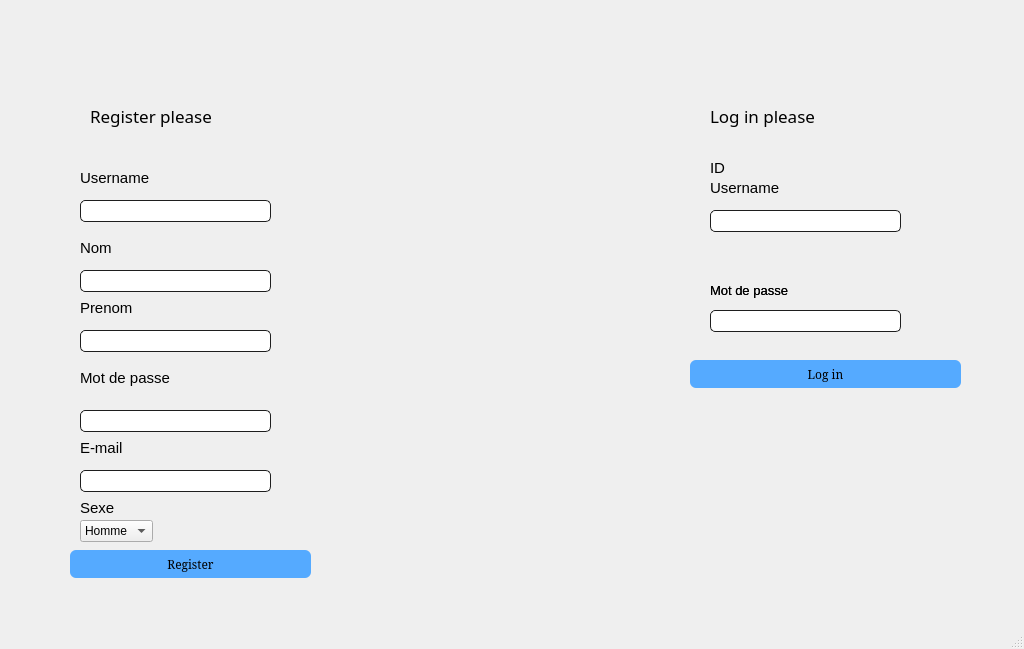
<?xml version="1.0" encoding="UTF-8"?>
<ui version="4.0">
 <class>MainWindow</class>
 <widget class="QMainWindow" name="MainWindow">
  <property name="geometry">
   <rect>
    <x>0</x>
    <y>0</y>
    <width>1024</width>
    <height>649</height>
   </rect>
  </property>
  <property name="windowTitle">
   <string>MainWindow</string>
  </property>
  <widget class="QWidget" name="centralwidget">
   <widget class="QLabel" name="label">
    <property name="geometry">
     <rect>
      <x>710</x>
      <y>160</y>
      <width>56</width>
      <height>16</height>
     </rect>
    </property>
    <property name="font">
     <font>
      <pointsize>11</pointsize>
     </font>
    </property>
    <property name="styleSheet">
     <string notr="true">background-color: rgb(255, 255, 255,0);</string>
    </property>
    <property name="text">
     <string>ID</string>
    </property>
   </widget>
   <widget class="QLabel" name="label_2">
    <property name="geometry">
     <rect>
      <x>710</x>
      <y>280</y>
      <width>111</width>
      <height>21</height>
     </rect>
    </property>
    <property name="font">
     <font>
      <pointsize>10</pointsize>
     </font>
    </property>
    <property name="styleSheet">
     <string notr="true">background-color: rgb(255, 255, 255,0);</string>
    </property>
    <property name="text">
     <string>Mot de passe</string>
    </property>
   </widget>
   <widget class="QLabel" name="label_3">
    <property name="geometry">
     <rect>
      <x>0</x>
      <y>160</y>
      <width>1071</width>
      <height>671</height>
     </rect>
    </property>
    <property name="text">
     <string/>
    </property>
    <property name="pixmap">
     <pixmap>../../../Downloads/wallpaperflare.com_wallpaper (1).jpg</pixmap>
    </property>
    <property name="scaledContents">
     <bool>true</bool>
    </property>
   </widget>
   <widget class="QLabel" name="label_formulaire_3">
    <property name="geometry">
     <rect>
      <x>90</x>
      <y>100</y>
      <width>181</width>
      <height>31</height>
     </rect>
    </property>
    <property name="palette">
     <palette>
      <active>
       <colorrole role="Button">
        <brush brushstyle="SolidPattern">
         <color alpha="0">
          <red>255</red>
          <green>255</green>
          <blue>255</blue>
         </color>
        </brush>
       </colorrole>
       <colorrole role="Base">
        <brush brushstyle="SolidPattern">
         <color alpha="0">
          <red>255</red>
          <green>255</green>
          <blue>255</blue>
         </color>
        </brush>
       </colorrole>
       <colorrole role="Window">
        <brush brushstyle="SolidPattern">
         <color alpha="0">
          <red>255</red>
          <green>255</green>
          <blue>255</blue>
         </color>
        </brush>
       </colorrole>
      </active>
      <inactive>
       <colorrole role="Button">
        <brush brushstyle="SolidPattern">
         <color alpha="0">
          <red>255</red>
          <green>255</green>
          <blue>255</blue>
         </color>
        </brush>
       </colorrole>
       <colorrole role="Base">
        <brush brushstyle="SolidPattern">
         <color alpha="0">
          <red>255</red>
          <green>255</green>
          <blue>255</blue>
         </color>
        </brush>
       </colorrole>
       <colorrole role="Window">
        <brush brushstyle="SolidPattern">
         <color alpha="0">
          <red>255</red>
          <green>255</green>
          <blue>255</blue>
         </color>
        </brush>
       </colorrole>
      </inactive>
      <disabled>
       <colorrole role="Button">
        <brush brushstyle="SolidPattern">
         <color alpha="0">
          <red>255</red>
          <green>255</green>
          <blue>255</blue>
         </color>
        </brush>
       </colorrole>
       <colorrole role="Base">
        <brush brushstyle="SolidPattern">
         <color alpha="0">
          <red>255</red>
          <green>255</green>
          <blue>255</blue>
         </color>
        </brush>
       </colorrole>
       <colorrole role="Window">
        <brush brushstyle="SolidPattern">
         <color alpha="0">
          <red>255</red>
          <green>255</green>
          <blue>255</blue>
         </color>
        </brush>
       </colorrole>
      </disabled>
     </palette>
    </property>
    <property name="font">
     <font>
      <family>MV Boli</family>
      <pointsize>13</pointsize>
      <weight>50</weight>
      <italic>false</italic>
      <bold>false</bold>
     </font>
    </property>
    <property name="mouseTracking">
     <bool>true</bool>
    </property>
    <property name="styleSheet">
     <string notr="true">font: 13pt &quot;MV Boli&quot;;
background-color: rgb(255, 255, 255,0);
</string>
    </property>
    <property name="frameShadow">
     <enum>QFrame::Plain</enum>
    </property>
    <property name="lineWidth">
     <number>0</number>
    </property>
    <property name="text">
     <string>Register please</string>
    </property>
   </widget>
   <widget class="QLabel" name="label_formulaire">
    <property name="geometry">
     <rect>
      <x>710</x>
      <y>100</y>
      <width>181</width>
      <height>31</height>
     </rect>
    </property>
    <property name="palette">
     <palette>
      <active>
       <colorrole role="Button">
        <brush brushstyle="SolidPattern">
         <color alpha="0">
          <red>255</red>
          <green>255</green>
          <blue>255</blue>
         </color>
        </brush>
       </colorrole>
       <colorrole role="Base">
        <brush brushstyle="SolidPattern">
         <color alpha="0">
          <red>255</red>
          <green>255</green>
          <blue>255</blue>
         </color>
        </brush>
       </colorrole>
       <colorrole role="Window">
        <brush brushstyle="SolidPattern">
         <color alpha="0">
          <red>255</red>
          <green>255</green>
          <blue>255</blue>
         </color>
        </brush>
       </colorrole>
      </active>
      <inactive>
       <colorrole role="Button">
        <brush brushstyle="SolidPattern">
         <color alpha="0">
          <red>255</red>
          <green>255</green>
          <blue>255</blue>
         </color>
        </brush>
       </colorrole>
       <colorrole role="Base">
        <brush brushstyle="SolidPattern">
         <color alpha="0">
          <red>255</red>
          <green>255</green>
          <blue>255</blue>
         </color>
        </brush>
       </colorrole>
       <colorrole role="Window">
        <brush brushstyle="SolidPattern">
         <color alpha="0">
          <red>255</red>
          <green>255</green>
          <blue>255</blue>
         </color>
        </brush>
       </colorrole>
      </inactive>
      <disabled>
       <colorrole role="Button">
        <brush brushstyle="SolidPattern">
         <color alpha="0">
          <red>255</red>
          <green>255</green>
          <blue>255</blue>
         </color>
        </brush>
       </colorrole>
       <colorrole role="Base">
        <brush brushstyle="SolidPattern">
         <color alpha="0">
          <red>255</red>
          <green>255</green>
          <blue>255</blue>
         </color>
        </brush>
       </colorrole>
       <colorrole role="Window">
        <brush brushstyle="SolidPattern">
         <color alpha="0">
          <red>255</red>
          <green>255</green>
          <blue>255</blue>
         </color>
        </brush>
       </colorrole>
      </disabled>
     </palette>
    </property>
    <property name="font">
     <font>
      <family>MV Boli</family>
      <pointsize>13</pointsize>
      <weight>50</weight>
      <italic>false</italic>
      <bold>false</bold>
     </font>
    </property>
    <property name="mouseTracking">
     <bool>true</bool>
    </property>
    <property name="styleSheet">
     <string notr="true">font: 13pt &quot;MV Boli&quot;;
background-color: rgb(255, 255, 255,0);
</string>
    </property>
    <property name="frameShadow">
     <enum>QFrame::Plain</enum>
    </property>
    <property name="lineWidth">
     <number>0</number>
    </property>
    <property name="text">
     <string>Log in please</string>
    </property>
   </widget>
   <widget class="QLabel" name="label_10">
    <property name="geometry">
     <rect>
      <x>80</x>
      <y>370</y>
      <width>121</width>
      <height>16</height>
     </rect>
    </property>
    <property name="font">
     <font>
      <pointsize>11</pointsize>
     </font>
    </property>
    <property name="styleSheet">
     <string notr="true">background-color: rgb(255, 255, 255,0);</string>
    </property>
    <property name="text">
     <string>Mot de passe</string>
    </property>
   </widget>
   <widget class="QLineEdit" name="MDP">
    <property name="geometry">
     <rect>
      <x>80</x>
      <y>410</y>
      <width>191</width>
      <height>22</height>
     </rect>
    </property>
    <property name="styleSheet">
     <string notr="true">background-color: rgb(255, 255, 255);
    padding: 1px;
    border-style: solid;
    border: 1px solid #1e1e1e;
    border-radius: 5;
</string>
    </property>
    <property name="echoMode">
     <enum>QLineEdit::Password</enum>
    </property>
   </widget>
   <widget class="QLineEdit" name="Name">
    <property name="geometry">
     <rect>
      <x>80</x>
      <y>270</y>
      <width>191</width>
      <height>22</height>
     </rect>
    </property>
    <property name="styleSheet">
     <string notr="true">background-color: rgb(255, 255, 255);
    padding: 1px;
    border-style: solid;
    border: 1px solid #1e1e1e;
    border-radius: 5;
</string>
    </property>
   </widget>
   <widget class="QLabel" name="label_9">
    <property name="geometry">
     <rect>
      <x>80</x>
      <y>300</y>
      <width>71</width>
      <height>16</height>
     </rect>
    </property>
    <property name="font">
     <font>
      <pointsize>11</pointsize>
     </font>
    </property>
    <property name="styleSheet">
     <string notr="true">background-color: rgb(255, 255, 255,0);</string>
    </property>
    <property name="text">
     <string>Prenom</string>
    </property>
   </widget>
   <widget class="QLineEdit" name="MDP_3">
    <property name="geometry">
     <rect>
      <x>710</x>
      <y>310</y>
      <width>191</width>
      <height>22</height>
     </rect>
    </property>
    <property name="styleSheet">
     <string notr="true">background-color: rgb(255, 255, 255);
    padding: 1px;
    border-style: solid;
    border: 1px solid #1e1e1e;
    border-radius: 5;
</string>
    </property>
    <property name="echoMode">
     <enum>QLineEdit::Password</enum>
    </property>
   </widget>
   <widget class="QLabel" name="label_11">
    <property name="geometry">
     <rect>
      <x>80</x>
      <y>440</y>
      <width>56</width>
      <height>16</height>
     </rect>
    </property>
    <property name="font">
     <font>
      <pointsize>11</pointsize>
     </font>
    </property>
    <property name="styleSheet">
     <string notr="true">background-color: rgb(255, 255, 255,0);</string>
    </property>
    <property name="text">
     <string>E-mail</string>
    </property>
   </widget>
   <widget class="QLabel" name="label_4">
    <property name="geometry">
     <rect>
      <x>80</x>
      <y>240</y>
      <width>56</width>
      <height>16</height>
     </rect>
    </property>
    <property name="font">
     <font>
      <pointsize>11</pointsize>
     </font>
    </property>
    <property name="styleSheet">
     <string notr="true">background-color: rgb(255, 255, 255,0);</string>
    </property>
    <property name="text">
     <string>Nom</string>
    </property>
   </widget>
   <widget class="QLineEdit" name="Mail">
    <property name="geometry">
     <rect>
      <x>80</x>
      <y>470</y>
      <width>191</width>
      <height>22</height>
     </rect>
    </property>
    <property name="styleSheet">
     <string notr="true">background-color: rgb(255, 255, 255);
    padding: 1px;
    border-style: solid;
    border: 1px solid #1e1e1e;
    border-radius: 5;
</string>
    </property>
   </widget>
   <widget class="QPushButton" name="bouton1_4">
    <property name="geometry">
     <rect>
      <x>70</x>
      <y>550</y>
      <width>241</width>
      <height>28</height>
     </rect>
    </property>
    <property name="font">
     <font>
      <family>Elephant</family>
     </font>
    </property>
    <property name="styleSheet">
     <string notr="true">QPushButton
{
background-color:rgb(85,170,255);
	color: rgb(0, 0, 0);
border-style: solid;
    border-radius: 6;
}
QPushButton:hover
{
background-color:rgb(85,110,255);
	color: rgb(0, 0, 0);
}
QPushButton:pressed
{
background-color:rgb(85,170,255);
}</string>
    </property>
    <property name="text">
     <string>Register</string>
    </property>
   </widget>
   <widget class="QLineEdit" name="Prenom">
    <property name="geometry">
     <rect>
      <x>80</x>
      <y>330</y>
      <width>191</width>
      <height>22</height>
     </rect>
    </property>
    <property name="styleSheet">
     <string notr="true">background-color: rgb(255, 255, 255);
    padding: 1px;
    border-style: solid;
    border: 1px solid #1e1e1e;
    border-radius: 5;
</string>
    </property>
   </widget>
   <widget class="QLabel" name="label_5">
    <property name="geometry">
     <rect>
      <x>710</x>
      <y>180</y>
      <width>151</width>
      <height>16</height>
     </rect>
    </property>
    <property name="font">
     <font>
      <pointsize>11</pointsize>
     </font>
    </property>
    <property name="styleSheet">
     <string notr="true">background-color: rgb(255, 255, 255,0);</string>
    </property>
    <property name="text">
     <string>Username</string>
    </property>
   </widget>
   <widget class="QLabel" name="label_6">
    <property name="geometry">
     <rect>
      <x>710</x>
      <y>280</y>
      <width>111</width>
      <height>21</height>
     </rect>
    </property>
    <property name="font">
     <font>
      <pointsize>10</pointsize>
     </font>
    </property>
    <property name="styleSheet">
     <string notr="true">background-color: rgb(255, 255, 255,0);</string>
    </property>
    <property name="text">
     <string>Mot de passe</string>
    </property>
   </widget>
   <widget class="QPushButton" name="bouton1_5">
    <property name="geometry">
     <rect>
      <x>690</x>
      <y>360</y>
      <width>271</width>
      <height>28</height>
     </rect>
    </property>
    <property name="font">
     <font>
      <family>Elephant</family>
     </font>
    </property>
    <property name="styleSheet">
     <string notr="true">QPushButton
{
background-color:rgb(85,170,255);
	color: rgb(0, 0, 0);
border-style: solid;
    border-radius: 6;
}
QPushButton:hover
{
background-color:rgb(85,110,255);
	color: rgb(0, 0, 0);
}
QPushButton:pressed
{
background-color:rgb(85,170,255);
}</string>
    </property>
    <property name="text">
     <string>Log in</string>
    </property>
   </widget>
   <widget class="QLineEdit" name="User">
    <property name="geometry">
     <rect>
      <x>80</x>
      <y>200</y>
      <width>191</width>
      <height>22</height>
     </rect>
    </property>
    <property name="styleSheet">
     <string notr="true">background-color: rgb(255, 255, 255);
    padding: 1px;
    border-style: solid;
    border: 1px solid #1e1e1e;
    border-radius: 5;
</string>
    </property>
   </widget>
   <widget class="QLabel" name="label_7">
    <property name="geometry">
     <rect>
      <x>80</x>
      <y>170</y>
      <width>131</width>
      <height>16</height>
     </rect>
    </property>
    <property name="font">
     <font>
      <pointsize>11</pointsize>
     </font>
    </property>
    <property name="styleSheet">
     <string notr="true">background-color: rgb(255, 255, 255,0);</string>
    </property>
    <property name="text">
     <string>Username</string>
    </property>
   </widget>
   <widget class="QLineEdit" name="USS">
    <property name="geometry">
     <rect>
      <x>710</x>
      <y>210</y>
      <width>191</width>
      <height>22</height>
     </rect>
    </property>
    <property name="styleSheet">
     <string notr="true">background-color: rgb(255, 255, 255);
    padding: 1px;
    border-style: solid;
    border: 1px solid #1e1e1e;
    border-radius: 5;
</string>
    </property>
    <property name="echoMode">
     <enum>QLineEdit::Normal</enum>
    </property>
   </widget>
   <widget class="QComboBox" name="comboBox">
    <property name="geometry">
     <rect>
      <x>80</x>
      <y>520</y>
      <width>73</width>
      <height>22</height>
     </rect>
    </property>
    <item>
     <property name="text">
      <string>Homme</string>
     </property>
    </item>
    <item>
     <property name="text">
      <string>Femme</string>
     </property>
    </item>
   </widget>
   <widget class="QLabel" name="label_12">
    <property name="geometry">
     <rect>
      <x>80</x>
      <y>500</y>
      <width>56</width>
      <height>16</height>
     </rect>
    </property>
    <property name="font">
     <font>
      <pointsize>11</pointsize>
     </font>
    </property>
    <property name="styleSheet">
     <string notr="true">background-color: rgb(255, 255, 255,0);</string>
    </property>
    <property name="text">
     <string>Sexe</string>
    </property>
   </widget>
  </widget>
  <widget class="QMenuBar" name="menubar">
   <property name="geometry">
    <rect>
     <x>0</x>
     <y>0</y>
     <width>1024</width>
     <height>26</height>
    </rect>
   </property>
  </widget>
  <widget class="QStatusBar" name="statusbar"/>
 </widget>
 <resources/>
 <connections/>
</ui>
